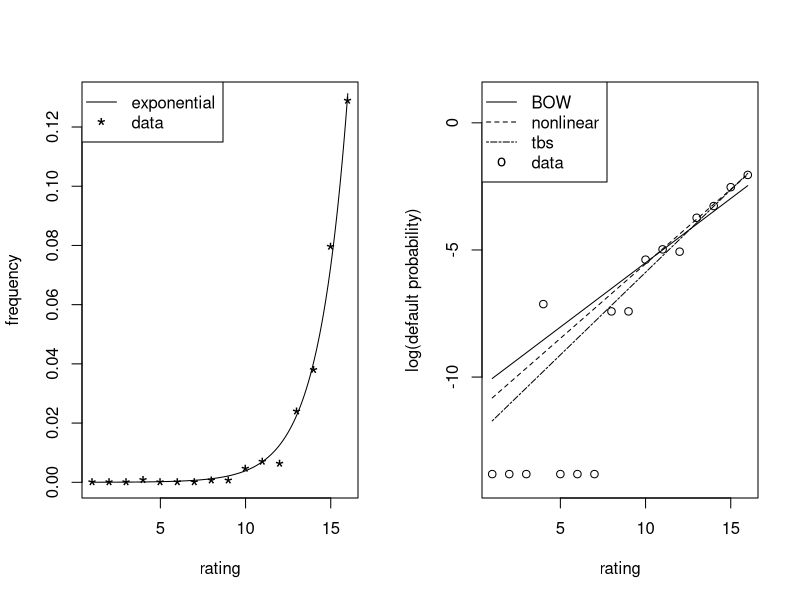
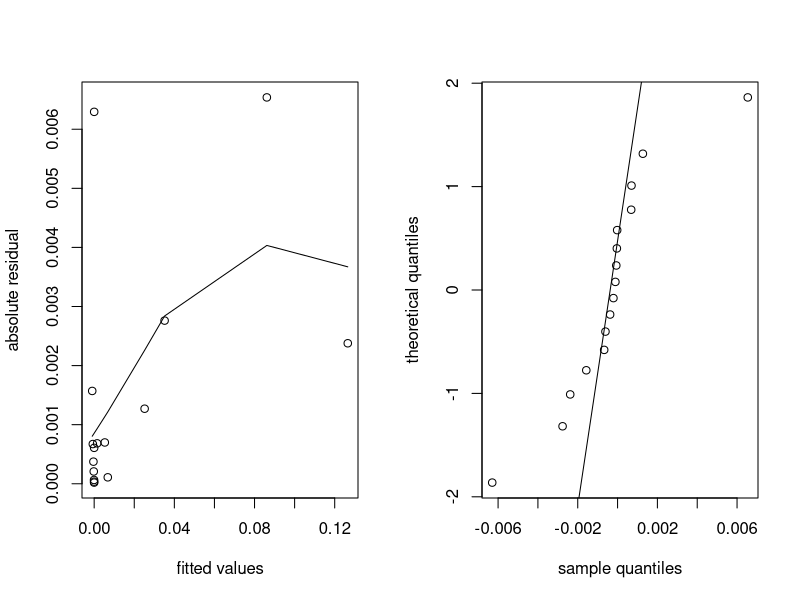
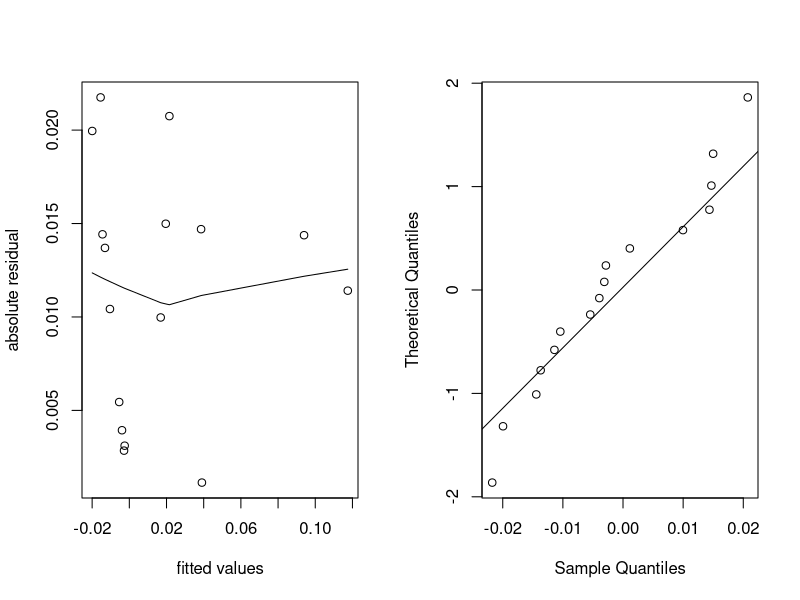

R code for these plots, in order:
dat = read.table("DefaultData.txt",header=T)
attach(dat)

freq2=freq/100
y = log(freq2[freq2>0])
fit_bow = lm(y~rating[freq>0])
fit_nls = nls(freq2~exp(b1+b2*rating),data=dat,start=list(b1=-5,b2=.5))
fit_tbs = nls(sqrt(freq2)~exp(b1/2+b2*rating/2),
   data=dat,start=list(b1=-6,b2=.5))



sum_nls = summary(fit_nls)
coef_nls = as.numeric(sum_nls$coef[1:2])

sum_tbs = summary(fit_tbs)
coef_tbs = as.numeric(sum_tbs$coef[1:2])

rate_grid = seq(1,16,by=.01)
coef_bow = fit_bow$coefficients

postscript("DefaultProb.ps",width=8,height=4)
par(mfrow=c(1,2))
plot(rating,freq2,ylim=c(-.0001,.13),pch="*",ylab="frequency",cex=1.5)
lines(rate_grid,exp( coef_nls[1]+coef_nls[2]*rate_grid))
legend("topleft",c("exponential","data"),lty=c(1,NA),
      pch=c("","*"),pt.cex=c(1, 1.5))
plot(rate_grid, (coef_bow[1]+rate_grid*coef_bow[2]),
      type="l",ylim=c(-14.15,1),xlab="rating",ylab="log(default probability)")
lines(rate_grid,( coef_nls[1]+coef_nls[2]*rate_grid) ,lty=2)
lines(rate_grid,( coef_tbs[1]+coef_tbs[2]*rate_grid) ,lty=6)
points(rating,log(freq2+1e-6))
legend("topleft",c("BOW","nonlinear","tbs","data"),lty=c(1,2,6,NA),
      pch=c("","","","o"))
graphics.off()


postscript("DefaultProbResid1.ps",width=7,height=3.5)

par(mfrow=c(1,2))
fitted_nls = sum_nls$resid+freq2
plot(fitted_nls,abs(sum_nls$resid),xlab="fitted values",
   ylab="absolute residual")
fit_loess  = loess(abs(sum_nls$resid)~ fitted_nls,span=1,deg=1)
ord_nls = order(fitted_nls)
lines(fitted_nls[ord_nls],fit_loess$fit[ord_nls])
qqnorm(sum_nls$resid,datax=T,main="",ylab="sample quantiles",
 xlab="theoretical quantiles")
qqline(sum_nls$resid,datax=T)

graphics.off()


postscript("DefaultProbResid2.ps",width=7,height=3.5)
par(mfrow=c(1,2))
fitted_tbs = sum_tbs$resid+freq2
plot(fitted_tbs,abs(sum_tbs$resid),xlab="fitted values",ylab="absolute residual")
fit_loess_tbs  = loess( abs(sum_tbs$resid)~ fitted_tbs,span=1,deg=1)
ord_tbs = order(fitted_tbs)
lines(fitted_tbs[ord_tbs],fit_loess_tbs$fit[ord_tbs])

qqnorm(sum_tbs$resid,datax=T,main="")
qqline(sum_tbs$resid,datax=T)
graphics.off()
